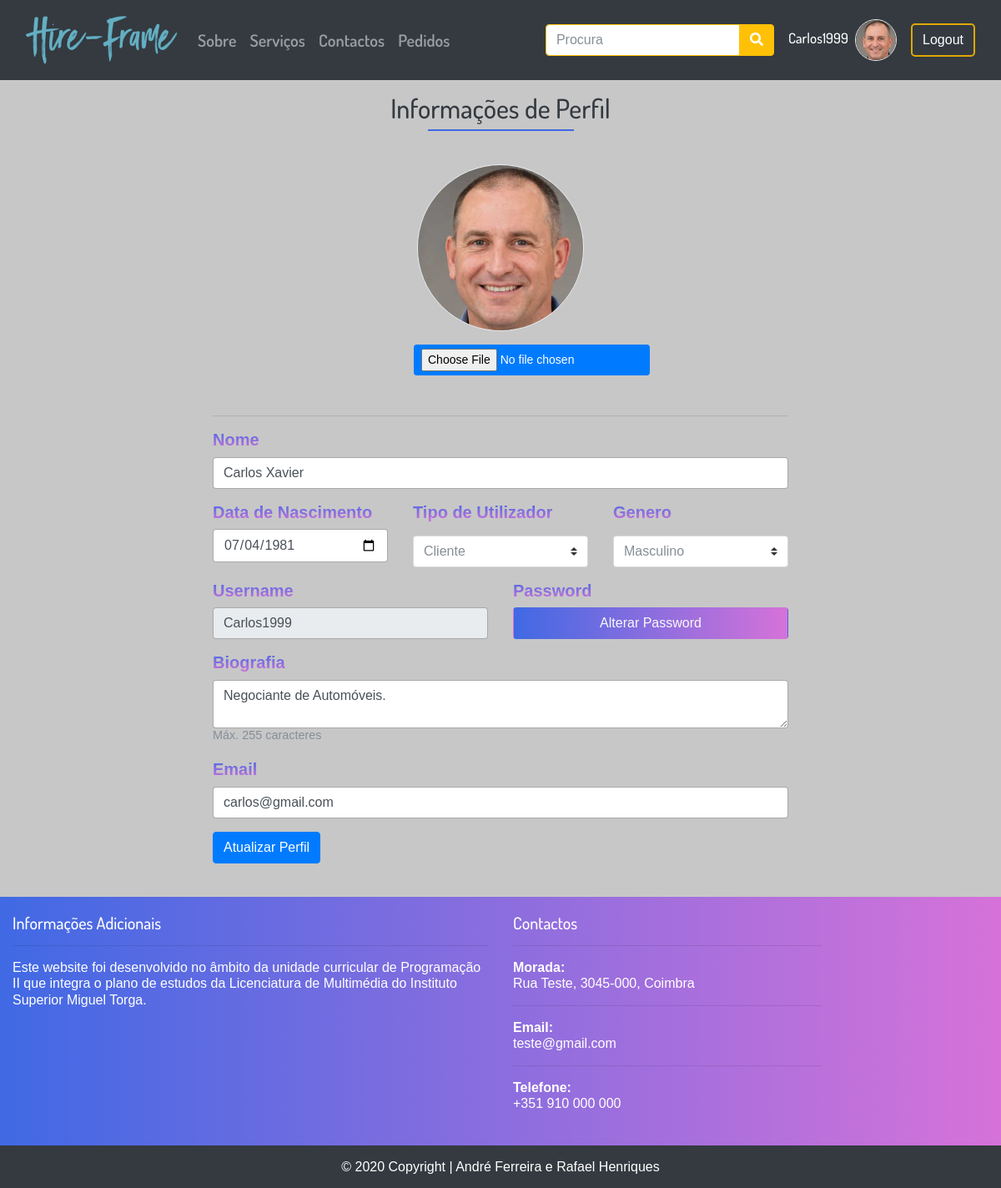
Screenshot of /index.php?op=usersettings (signed in) with the database file from the repository.
### tables this page shows
CREATE TABLE IF NOT EXISTS `utilizador` (
  `id_utilizador` int(11) NOT NULL AUTO_INCREMENT,
  `username` varchar(15) NOT NULL,
  `nome` varchar(150) NOT NULL,
  `id_genero` int(11) NOT NULL,
  `email` varchar(100) NOT NULL,
  `data_nascimento` date NOT NULL,
  `data` datetime NOT NULL DEFAULT CURRENT_TIMESTAMP ON UPDATE CURRENT_TIMESTAMP,
  `pass` varchar(255) NOT NULL,
  `tipo_utilizador` int(11) NOT NULL,
  `biografia` varchar(255) DEFAULT NULL,
  `imagem` varchar(255) DEFAULT NULL,
  `repor_pass` varchar(255) DEFAULT NULL,
  PRIMARY KEY (`id_utilizador`),
  UNIQUE KEY `id_area` (`id_utilizador`),
  UNIQUE KEY `username` (`username`),
  UNIQUE KEY `email` (`email`),
  KEY `fk_id_tipo_tipo_utilizador` (`tipo_utilizador`),
  KEY `fk_id_genero_genero_utilizador` (`id_genero`)
);

CREATE TABLE IF NOT EXISTS `tipo_utilizador` (
  `id_tipo` int(11) NOT NULL,
  `nome_tipo` varchar(255) NOT NULL,
  PRIMARY KEY (`id_tipo`)
);

CREATE TABLE IF NOT EXISTS `genero_utilizador` (
  `id_genero` int(11) NOT NULL,
  `genero` varchar(255) NOT NULL,
  PRIMARY KEY (`id_genero`)
);

### inc/user_settings.inc.php (the view, shortened to what this page needs)
<div class="container">
  <div class="container-fluid py-3 justify-content-center">
<?php
if(isset($_SESSION['id_utilizador'])){
$id = $_SESSION["id_utilizador"];
require("db_projetofinal.php");
$dados = $db->query("SELECT * FROM utilizador
JOIN genero_utilizador ON utilizador.id_genero = genero_utilizador.id_genero
JOIN tipo_utilizador ON utilizador.tipo_utilizador = tipo_utilizador.id_tipo
WHERE utilizador.id_utilizador = '$id'");
echo '<header class="col-md-12 mb-4">
<h2 class="text-center text-dark">Informações de Perfil</h2>
<span class="underline mb-3"></span>
</header>';
foreach ($dados as $linha) {
 echo   '
    <div class="container">
      <form method="post" action="inc/upload.inc.php" enctype="multipart/form-data">
      <div class="row justify-content-center">
        <div class="col-md-8">
          <div class="row justify-content-center">
                  <div class="col-md-4 text-center p-3 justify-content-center">
                        <img src="'.$linha["imagem"].'" class="rounded-circle border border-grad" width="200px" height="200px">
                        <input type="file" name="imagemperfil" class="form-control-file my-3 btn btn-primary btn-sm" accept="image/x-png,image/jpeg"/>
                  </div>
            <div class="col-md-12 mb-3"> <hr>
            <label class="grad-txt f-20 font-weight-bold" for="name">Nome</label>
            <input type="text" class="form-control" id="name" name="nome" aria-describedby="nameHelp" value="'.$linha['nome'].'">
          </div>
          <div class="col-md-4 mb-3">
            <label class="grad-txt f-20 font-weight-bold" for="nascimento">Data de Nascimento</label>
            <input type="date" class="form-control" id="nascimento" name="nascimento" aria-describedby="nascimentoHelp" value="'.$linha['data_nascimento'].'">
          </div>
          <div class="col-md-4 mb-3">
            <label class="grad-txt f-20 font-weight-bold" for="tipo_utilizador">Tipo de Utilizador</label>
            <select class="custom-select mt-2 text-secondary w-100 align-content-left" id="inputGroupSelect01" name="tipo_utilizador" required>
            <option class="bg-dark text-dark" value="'.$linha['id_tipo'].'" selected>'.$linha['nome_tipo'].'</option>';
           echo '</select>
            </div>
            <div class="col-md-4 mb-3">
            <label class="grad-txt f-20 font-weight-bold" for="genero">Genero</label>
            <select class="custom-select mt-2 text-secondary w-100 align-content-left" id="inputGroupSelect02" name="genero" required>
            <option class="bg-dark text-dark" value="'.$linha['id_genero'].'" selected>'.$linha['genero'].'</option>';
            echo  '
            </select>
          </div>
          <div class="col-md-6 mb-3">
            <label class="grad-txt f-20 font-weight-bold" for="user">Username</label>
            <input type="text" class="form-control" id="user" aria-describedby="userHelp" value="'.$linha['username'].'" disabled>
          </div>
          <div class="col-md-6 mb-3">
            <label class="grad-txt f-20 font-weight-bold" for="pass">Password</label><br>
            <button class="btn grad col-md-12"><a class="text-light" href="index.php?op=alterarpassword">Alterar Password</a></button>
          </div>
          <div class="col-md-12 mb-1">
            <label class="grad-txt f-20 font-weight-bold" for="biografia">Biografia</label>
            <textarea type="text" class="form-control" id="biografia" maxlength="255" name="biografia" aria-describedby="biografiaHelp">'.$linha['biografia'].'</textarea>
            <p class="figure-caption">Máx. 255 caracteres</p>
          </div>
          <div class="col-md-12 mb-3">
            <label class="grad-txt f-20 font-weight-bold" for="email">Email</label>
            <input type="text" class="form-control" id="email" name="email" aria-describedby="emailHelp" value="'.$linha['email'].'">
          </div>
          <div class="col-md-12">
            <button type="submit" name="submitimg" class="btn btn-primary ml-auto">Atualizar Perfil</button>
          </div>
          </div>
        </div>
        </form>
      </div>
    </div>';
}
?>
  </div>
<?php
 } else {
header("location:index.php?op=login");
}
?>

### inc/menu.inc.php (shortened to what this page needs)
<div class="container-fluid bg-dark">
        <header class="menu-font-20 ">
            <nav class="navbar navbar-expand-lg navbar-dark" id="navbar">
                <a href="index.php" class="navbar-brand">
                    <img src="img/hire-frame.png" height="70" class="d-inline-block align-top <?php if (isset($_GET["op"])) if ($_GET["op"] == 0) echo "active";?>">
                </a>
                <div id="menu" class="collapse navbar-collapse">
                    <ul class="navbar-nav mr-auto text-light">
                        <li class="nav-item text-light f-600">
                            <a href="index.php?op=sobre" class="nav-link <?php if (isset($_GET["op"])) if ($_GET["op"] == "sobre") echo "active";?>">Sobre</a>
                        </li>
                        <li class="nav-item text-light f-600">
                            <a href="index.php?op=servicos" class="nav-link <?php if (isset($_GET["op"])) if ($_GET["op"] == "servicos") echo "active";?>">Serviços</a>
                        </li>
                        <li class="nav-item text-light f-600">
                            <a href="index.php?op=contactos" class="nav-link <?php if (isset($_GET["op"])) if ($_GET["op"] == "contactos") echo "active";?>">Contactos</a>
                        </li>
                        <?php
                        if(isset($_SESSION["username"]))
                        { ?>
                        <li class="nav-item text-light f-600">
                            <a href="index.php?op=pedidos" class="nav-link <?php if (isset($_GET["op"])) if ($_GET["op"] == "pedidos") echo "active"; ?>">Pedidos</a>
                        </li>
                        <?php
                        }
                        ?>
                    </ul>
                    <form class="form-inline" method="post">
                        <div class="input-group">
                            <input class="form-control border border-warning" name="search" type="search" placeholder="Procura" aria-label="Search" required>
                            <span class="input-group-btn">
                                <button class="btn btn-warning" formaction="index.php?op=procura"><i class="fas fa-search"></i></button>
                            </span>
                        </div>
                    </form>
                <?php
if(isset($_SESSION["username"]))
 {
    $username = $_SESSION["username"];
    require("db_projetofinal.php");
    $dados = $db->query("SELECT imagem FROM utilizador WHERE username = '$username'");
    foreach ($dados as $row) {
        $imagem = $row["imagem"];
    }
      echo '<a href="index.php?op=userpage" class="btn m-1 btn-default f-500 f-17">'.$_SESSION["username"].'<img src="'.$imagem.'" class="rounded-circle border border-grad ml-2" width="50px" height="50px"></a>
      <a href="index.php?op=logout" class="btn btn-login">Logout</a>';
 } else {
    echo '<a href="index.php?op=login" class="btn m-1 btn-default f-500 f-17">Login</a>
    <a href="index.php?op=registar" class="btn btn-login">Registar</a>';
 }
            ?>
                </div>
            </nav>
        </header>
    </div>

### css/costum.css (style rules this page uses)
* { margin: 0; padding: 0; font-size: 100%; border: none; outline: none; line-height: 1.22; color: #fff; box-sizing: border-box; font-family: 'Dosis', sans-serif; }
body { background-repeat: no-repeat; background-position: center center; background-attachment: fixed; background-color: #c7c7c7; }
.grad { background-image: linear-gradient(to right, #4069E4 , #D672D9); }
.grad-txt { background: -webkit-linear-gradient(#4069E4 , #D672D9); -webkit-background-clip: text; -webkit-text-fill-color: transparent; }
a, a:hover, a:focus, .footer-copyright>a:hover { text-decoration: none; color: #6c757d; }
.menu-font-20 { font: 20px sans-serif; }
.btn-login { border: 2px solid #e0a800; background: none; position: relative; color: #fff; z-index: 1; border-radius: 5px; height: 100%; transition: all .50s ease-in-out; transition: all .50s ease-in-out; -moz-transition: all .50s ease-in-out; -webkit-transition: all .50s ease-in-out; }
.btn-default { background: none; position: relative; color: #fff; z-index: 1; border-radius: 5px; height: 100%; transition: all .50s ease-in-out; transition: all .50s ease-in-out; -moz-transition: all .50s ease-in-out; -webkit-transition: all .50s ease-in-out; }
.underline { content: ''; border-top: 2px solid #4069E4; width: 175px; display: block; margin-bottom: 8px; margin: 0 auto; }
.f-500 { font-weight: 500; }
.f-600 { font-weight:600; }
.f-17 { font-size: 17px; }
.f-20 { font-size: 20px; }

### rows the page displays
utilizador: imagem (picture), nome "Carlos Xavier", nascimento "07/04/1981", tipo_utilizador "Cliente", genero "Masculino", username "Carlos1999", biografia "Negociante de Automóveis.", email "carlos@gmail.com"

### other values shown
$_SESSION["username"] "Carlos1999"
